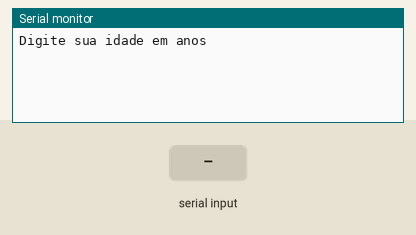
A sketch run on a simulated Arduino Uno, built with avr-gcc and run on an emulated ATmega328P. Shown: the last lines printed to the serial monitor. The inputs (shaded band) are chosen by the test bench.

Above: at 1.2 s.
1.3 s: "90,45\n" received over Serial
At 1.7 s:
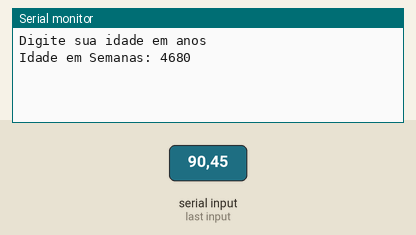
3.8 s: "30,150\n" received over Serial
At 4.6 s:
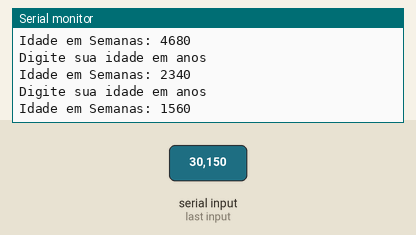
Timing chart, 0 to 6.8 s (numbered marks = the images above; inputs shaded):
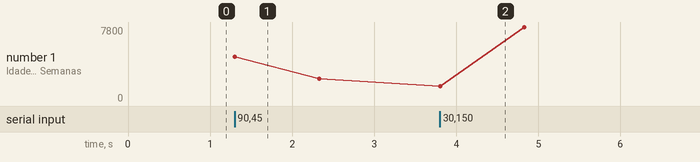

Measured:
- after the input at 1.3 s, the serial monitor: prints a new line at once (image 1)
- after the input at 3.8 s, the serial monitor: prints a new line at once (image 2)

The sketch:

lpmb_ex021.ino
```cpp
//Faça um programa que receba a idade de uma pessoa em anos e
//imprima essa idade em: Meses, Dias, Horas, Minutos.

//Declaração de Variáveis
long idade = 0;
long idadeSemanas =0;


void setup()
{
  Serial.begin(9600);
}

void loop()
{
  //Entrada
  Serial.println("Digite sua idade em anos");
  while( !Serial.available());// espera o usuario dar <enter>
  idade = Serial.parseInt();//transforma a idade digitada em numero

  //Processamento
  idadeSemanas = idade * 52, 1786;

  //Saída
  Serial.println("Idade em Semanas: " + String(idadeSemanas) );//imprime o texto

  delay(1000);
}
```
